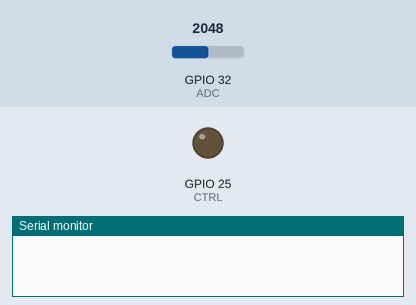
Bench run of a sketch on a simulated ESP32. Parts: output pins drawn as LEDs (lit = HIGH), the last lines printed to the serial monitor. The inputs (shaded band) are chosen by the test bench; at power-on: GPIO 32 (ADC) = 2048. Nothing arrives over Bluetooth unless stated; a phone connects over Bluetooth LE 3 s after start.

Above: at 0.1 s.
At 0.6 s:
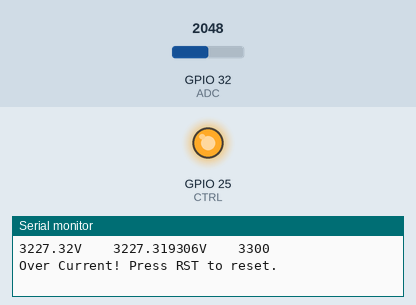
Timing chart, 0 to 2.1 s (numbered marks = the images above):
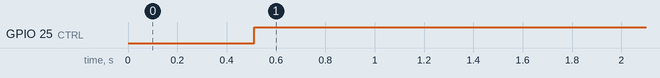

Measured:
- by itself, GPIO 25 (CTRL): LOW → HIGH at 0.51 s

The sketch:

24VBOOST.ino
```cpp
#include "BLEDevice.h"
#include "BLEUtils.h"
#include "BLEServer.h"
#include "esp32-hal-adc.h"

#define SERVICE_UUID "4fafc201-1fb5-459e-8fcc-c5c9c331914b"
#define CHARACTERISTIC_UUID "beb5483e-36e1-4688-b7f5-ea07361b26a8"
#define ADC 32
#define CTRL 25
int cnt = 1;
bool overCurrent = false;

BLECharacteristic* pCharacteristic = NULL;

bool deviceConnected = false;
uint32_t value = 0;

class MyServerCallbacks: public BLEServerCallbacks {
    void onConnect(BLEServer* pServer) {
      deviceConnected = true;
    };

    void onDisconnect(BLEServer* pServer) {
      deviceConnected = false;
    }
};

void setup() {
  Serial.begin(115200);
  pinMode(ADC, INPUT);
  pinMode(CTRL, OUTPUT);
  dacWrite(CTRL, 0);
  BLEDevice::init("ESP32-BLE");
  BLEServer *pServer = BLEDevice::createServer();
  BLEService *pService = pServer->createService(SERVICE_UUID);
  pCharacteristic = pService->createCharacteristic(
                                                  CHARACTERISTIC_UUID,
                                                  BLECharacteristic::PROPERTY_NOTIFY | // 启用通知
                                                  BLECharacteristic::PROPERTY_INDICATE // 启用通知
                                                  );
  pServer->setCallbacks(new MyServerCallbacks());
  pService->start();

  BLEDevice::startAdvertising();
}

void improve(double* vol, double x, double imp){
  if(*vol >= x) *vol -= imp;
}

double analogReadVoltage(int pin)
{
  int adc = 0;
  for(int i = 0; i < 100; i++){
    adc += analogReadMilliVolts(pin);
    delay(5);
  }
  adc /= 50;
  double voltage = (0.9997453062454001 * adc - 0.24662574992543795);
  if(voltage > 2850) voltage = 0.9903424719828523 * adc - 40.810851933039466;
  Serial.printf("%.2lfV    %.6lfV    %d\n", voltage, voltage, adc);
  return voltage;
}


void loop() {
  double voltage = analogReadVoltage(ADC);
  int current = voltage / 2;
  if (current > 570 || overCurrent) {
    dacWrite(CTRL, 255);
    overCurrent = true;
  }


  if (deviceConnected) {
    if(overCurrent)
      pCharacteristic->setValue("Over Current! Press RST to reset.");
    else
      pCharacteristic->setValue((String("Cur:") + current + "mA Volt:" + voltage + "mV").c_str());
    pCharacteristic->notify();
  }

  if (overCurrent)
    Serial.println("Over Current! Press RST to reset.");
  else
    Serial.printf("Cur:%dmA \n", current);
  delay(1000);
}
```
